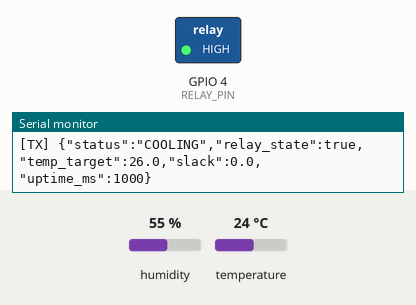
A sketch run on a simulated ESP32. Shown: switched loads named in the sketch (green lamp = pin HIGH), the last lines printed to the serial monitor. The inputs (shaded band) are chosen by the test bench; at power-on: temperature 24 °C, humidity 55 %.

Above: at 1.7 s.
1.8 s: temperature set to 22.6 °C
At 4.5 s:
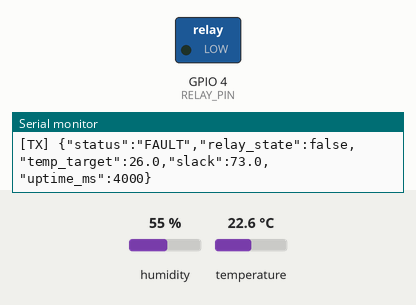
7.0 s: temperature set to 28 °C
At 8.0 s:
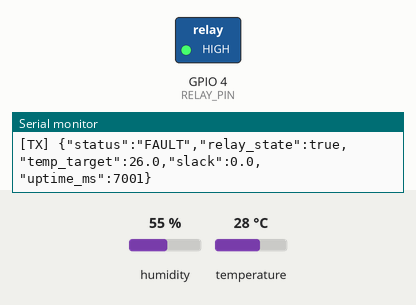
11.5 s: temperature set to 12 °C
At 13.8 s:
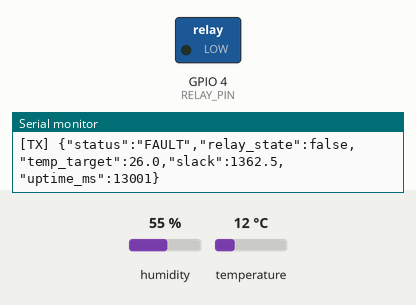
Timing chart, 0 to 15.3 s (numbered marks = the images above; inputs shaded):
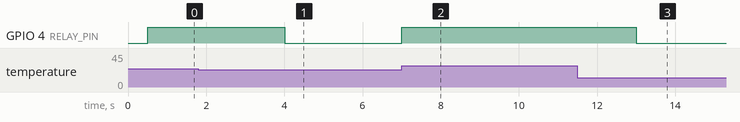

The sketch:

edgegrid-hil.ino
```cpp
#define ARDUINO_USB_CDC_ON_BOOT 1
#define ARDUINO_USB_MODE 1

#include <ArduinoJson.h>
#include <DHT.h>
#include <esp_heap_caps.h> // For heap monitoring

#define DHTPIN 10
#define DHTTYPE DHT22
DHT dht(DHTPIN, DHTTYPE);

// --- PIN DEFINITIONS ---
#define RELAY_PIN 4

// --- THERMAL MODEL CONSTANTS (ME Verified) ---
const float COOLING_RATE = 0.05178;
const float HEATING_RATE = 0.00822;
const float TEMP_UPPER_LIMIT = 26.0;
const float TEMP_LOWER_LIMIT = 23.0;

// --- CALIBRATION ---
const float TEMP_CALIBRATION_OFFSET = 2.8;

// --- WATCHDOG & FAILSAFE ---
unsigned long lastPacketTime = 0;
const unsigned long WATCHDOG_TIMEOUT = 1500;
bool failsafeActive = false;

// --- STATE VARIABLES ---
float roomTemp = 25.0;
bool relayState = true;
int userPreference = 1;
float minSafeSlack = 15.0;
bool useExternalTemp = false;

// --- TIMING ---
unsigned long lastLogicCheck = 0;
unsigned long lastHeapCheck = 0; // For periodic heap stats
const unsigned long LOGIC_INTERVAL = 1000;
const unsigned long HEAP_CHECK_INTERVAL = 10000; // Print heap every 10s

// --- SERIAL BUFFER ---
String serialBuffer = "";
const int MAX_BUFFER_SIZE = 1024; // Safety limit to prevent memory bloat

void setup() {
  while (!Serial && millis() < 5000);
  delay(500);
  Serial.begin(115200);

  if(psramInit()) {
    Serial.println("[PSRAM] 8MB Octal PSRAM initialized");
  } else {
    Serial.println("[PSRAM] WARNING: PSRAM init failed");
  }

  pinMode(RELAY_PIN, OUTPUT);
  digitalWrite(RELAY_PIN, HIGH);
  lastPacketTime = millis();

  dht.begin();

  Serial.println("=========================================");
  Serial.println("[BOOT] EdgeGrid HIL Controller Initialized.");
  Serial.println("=========================================");
}

void loop() {
  unsigned long currentMillis = millis();

  // 1. NON-BLOCKING SERIAL PARSING
  while (Serial.available()) {
    char c = Serial.read();
    if (c == 0) continue;

    if (c == '\n') {
      if (serialBuffer.length() > 0) {
        StaticJsonDocument<512> doc;
        DeserializationError error = deserializeJson(doc, serialBuffer);

        if (!error) {
          lastPacketTime = currentMillis;

          if (failsafeActive) {
            failsafeActive = false;
            Serial.println("[WATCHDOG] Comms Restored. Returning to Edge Control.");
          }

          // ROBUST EDGE CASE HANDLING FOR 'ta'
          if (doc.containsKey("ta")) {
            if (!doc["ta"].isNull() && doc["ta"].is<float>()) {
              float ta = doc["ta"].as<float>();
              if (ta > -40.0 && ta < 85.0) {
                roomTemp = ta;
                useExternalTemp = true;
              }
            }
          }

          // ROBUST EDGE CASE HANDLING FOR 'pref'
          if (doc.containsKey("pref")) {
             if (!doc["pref"].isNull() && doc["pref"].is<int>()) {
              int pref = doc["pref"].as<int>();
              if (pref >= 0 && pref <= 2) {
                userPreference = pref;
                switch(pref) {
                  case 0: minSafeSlack = 30.0; break;
                  case 1: minSafeSlack = 15.0; break;
                  case 2: minSafeSlack = 0.0; break;
                }
              }
            }
          }
          Serial.printf("[RX] Ta=%.1fC, Pref=%d (Slack Threshold: %.1f)\n",
                        roomTemp, userPreference, minSafeSlack);
        } else {
          // Silently ignore parse errors to keep logs clean during spam tests
          // Serial.printf("[PARSE ERROR] %s\n", error.c_str());
        }
      }
      serialBuffer = "";
    } else {
      // Buffer safety: only append if we haven't hit the limit
      if (serialBuffer.length() < MAX_BUFFER_SIZE) {
        serialBuffer += c;
      } else {
        // If buffer is full, discard the rest of this "line" until newline
        continue;
      }
    }
  }

  // 2. WATCHDOG CHECK
  if (currentMillis - lastPacketTime >= WATCHDOG_TIMEOUT && !failsafeActive) {
    failsafeActive = true;
    relayState = true;
    digitalWrite(RELAY_PIN, HIGH);
    Serial.println("[WATCHDOG] CRITICAL: Comms Lost! Defaulting to SAFE STATE (Relay ON).");
  }

  // 3. THERMAL LOGIC (1Hz)
  if (currentMillis - lastLogicCheck >= LOGIC_INTERVAL) {
    lastLogicCheck = currentMillis;

    if (!useExternalTemp) {
        float raw_temp = dht.readTemperature();
        if (!isnan(raw_temp)) {
            roomTemp = raw_temp + TEMP_CALIBRATION_OFFSET;
        } else {
            // Serial.println("[DEBUG] Failed to read from DHT sensor!");
        }
    }
    useExternalTemp = false;

    // --- SLACK CALCULATION ---
    float thermalSlack = 0.0;
    if (roomTemp < TEMP_UPPER_LIMIT) {
      thermalSlack = (TEMP_UPPER_LIMIT - roomTemp) / HEATING_RATE;
    } else {
      thermalSlack = 0.0;
    }

    bool shouldShed = (thermalSlack > minSafeSlack) && (userPreference != 2);

    if (shouldShed && relayState) {
      relayState = false;
      // Serial.printf("[ACTUATION] RELAY OFF - Shedding Load (Slack: %.1fmin > %.1fmin)\n", thermalSlack, minSafeSlack);
    }
    else if (!shouldShed && !relayState) {
      relayState = true;
      // Serial.printf("[ACTUATION] RELAY ON - Restoring Load (Slack: %.1fmin <= %.1fmin)\n", thermalSlack, minSafeSlack);
    }

    digitalWrite(RELAY_PIN, relayState);

    // --- API CONTRACT V1.0 TX PAYLOAD ---
    String statusStr = "IDLE";
    if (failsafeActive) statusStr = "FAULT";
    else if (relayState) statusStr = "COOLING";
    else statusStr = "HEATING";

    float target = (userPreference == 2) ? TEMP_LOWER_LIMIT : TEMP_UPPER_LIMIT;

    Serial.printf("[TX] {\"status\":\"%s\",\"relay_state\":%s,\"temp_target\":%.1f,\"slack\":%.1f,\"uptime_ms\":%lu}\n",
                  statusStr.c_str(),
                  relayState ? "true" : "false",
                  target,
                  thermalSlack,
                  currentMillis);

    delay(5);
  }

  // 4. PERIODIC HEAP MONITORING (Every 10 seconds)
  if (currentMillis - lastHeapCheck >= HEAP_CHECK_INTERVAL) {
    lastHeapCheck = currentMillis;
    Serial.printf("[HEAP] Free: %u | MinFree: %u\n",
                  esp_get_free_heap_size(),
                  esp_get_minimum_free_heap_size());
  }

  delay(1);
}
```

Measured:
- the behaviour switches between 23.1 and 23 °C on temperature (found by bisection; images 0 and 1)
- after the input at 1.8 s, GPIO 4 (RELAY_PIN): HIGH → LOW after 2.2 s
- after the input at 7.0 s, GPIO 4 (RELAY_PIN): LOW → HIGH at once
- after the input at 11.5 s, GPIO 4 (RELAY_PIN): HIGH → LOW after 1.5 s
